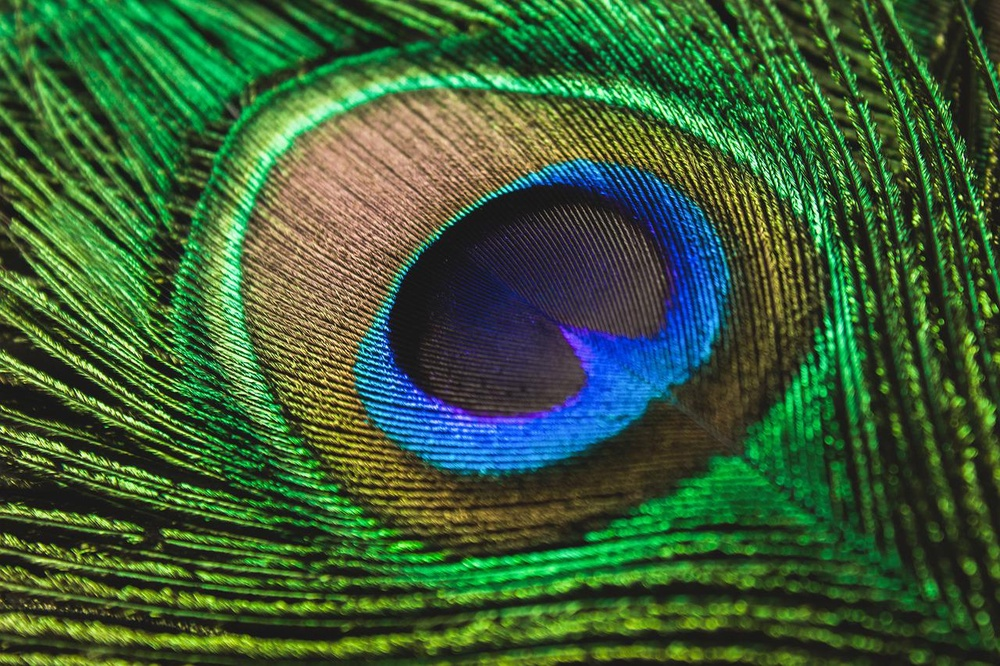
#> input picture Assignments/Assignment-5/pea.jpg, 1000 x 666 px, shrunk from 1280 x 853 before the run, found by its file name
$ python imageProc.py
#> lines starting #> are read from the running program, lines starting #| are printed output that depends on the picture; after the words box and inside, x2 and y2 are one past the last pixel; in counts of white or black regions, pixels touching at a corner belong together
import matplotlib.pyplot as plt
import cv2

def main():

    img_path = '/home/mayabee/Documents/DIP_Lab/Assignments/Assignment-5/pea.jpg'
    print(img_path)
    rgb = plt.imread(img_path)
#> rgb is the input picture: shape (666, 1000, 3); mean R, G, B 58.8, 93, 54.6
    print("Rgb",rgb.shape, rgb.max(), rgb.min())
#| Rgb (666, 1000, 3) 255 0

    red = rgb[:, :, 0]
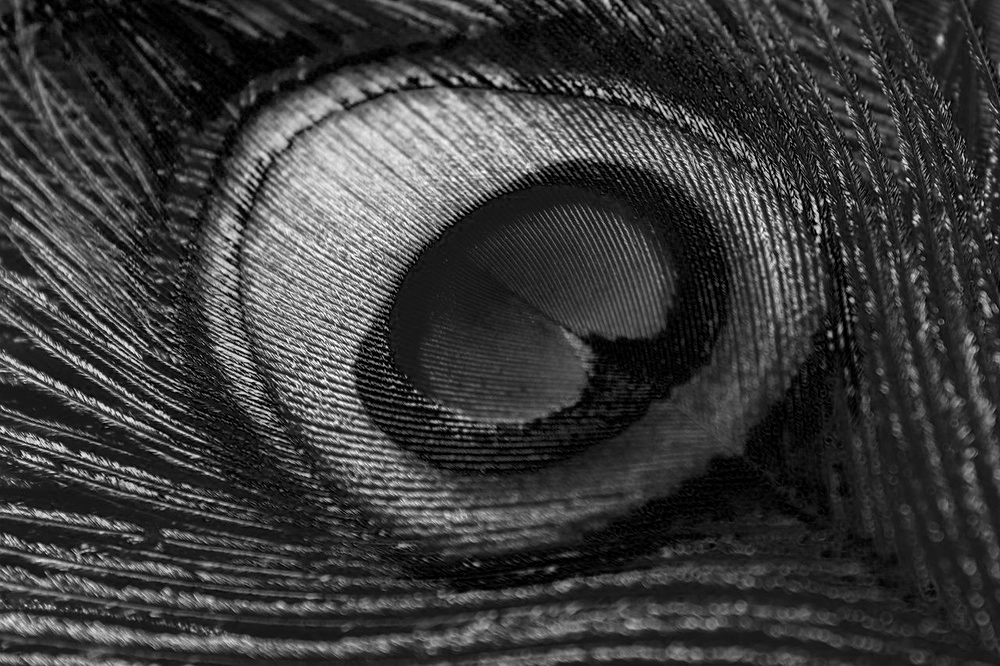
#> red: shape (666, 1000); min 0, max 255, mean 58.8
    green = rgb[:, :, 1]
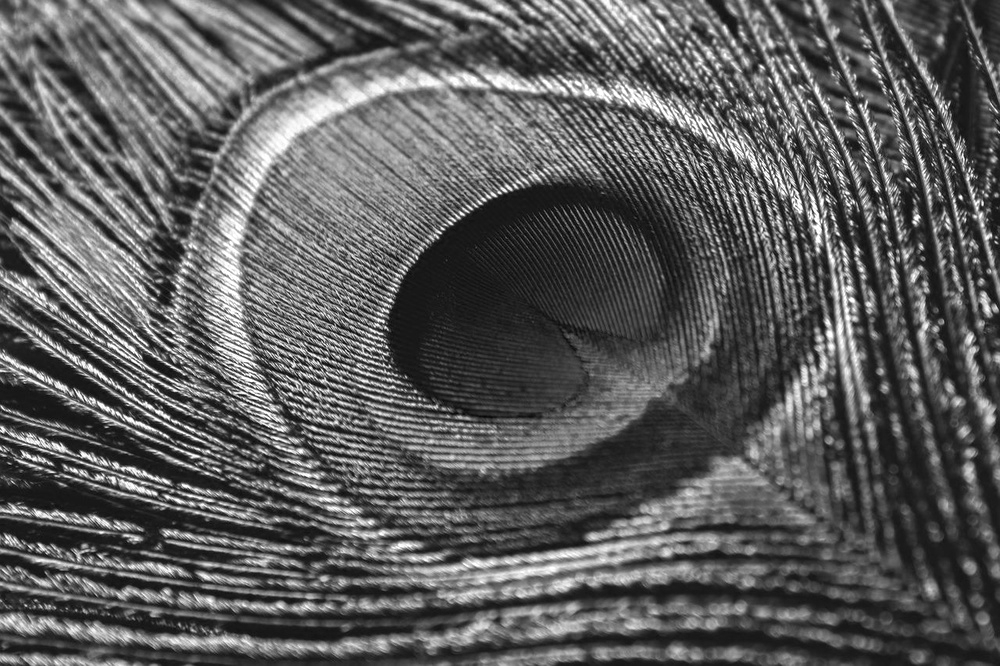
#> green: shape (666, 1000); min 0, max 255, mean 93
    blue = rgb[:, :, 2]
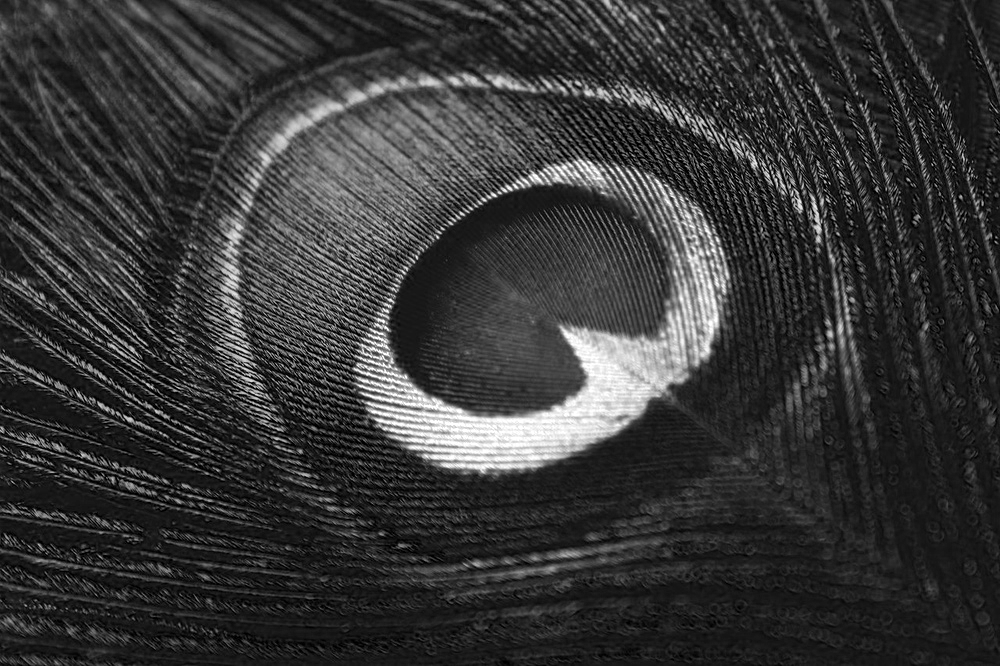
#> blue: shape (666, 1000); min 0, max 255, mean 54.6
    print(red.shape, red.max(), red.min())
#| (666, 1000) 255 0

    grayscale = cv2.cvtColor(rgb, cv2.COLOR_RGB2GRAY)
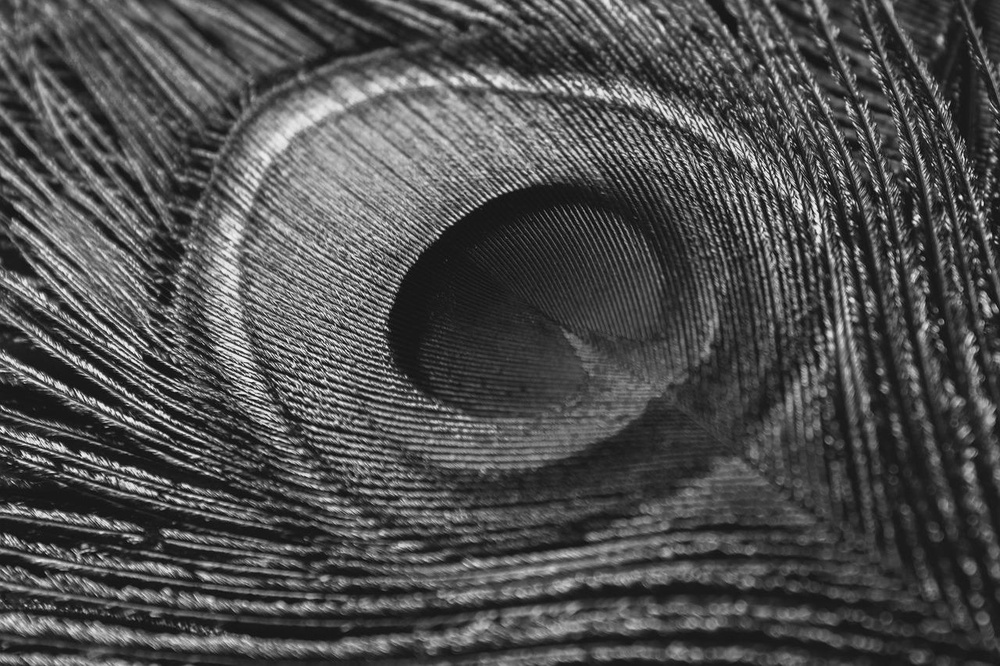
#> grayscale: shape (666, 1000); min 3, max 251, mean 78.4
    print(grayscale.shape, grayscale.max(), grayscale.min())
#| (666, 1000) 251 3
    _, binary = cv2.threshold(grayscale, 50, 255, cv2.THRESH_BINARY)
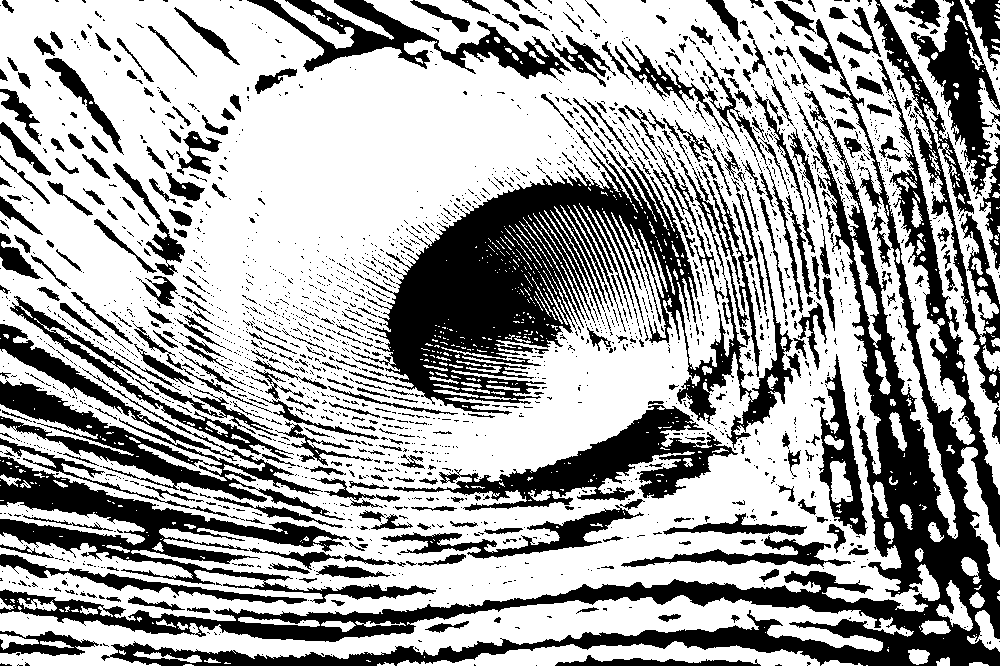
#> binary: shape (666, 1000); 64.7% white; 2276 black regions (1878 under 20 px), largest, box (x1, y1, x2, y2) and area: (0, 19, 1000, 666) 60109, (349, 130, 793, 450) 41526, (0, 456, 436, 604) 13751

    img_set = [rgb, red, green, blue, grayscale, binary]
    title_set = ['RGB', 'Reds', 'Greens', 'Blues', 'gray', 'binary']
    plt.figure(figsize = (10, 10))
    for i in range(6):
        plt.subplot(2, 3,  i + 1)
        plt.title(title_set[i])
        ch = len(img_set[i].shape)
        if (ch == 3):
            plt.imshow(img_set[i])
        else:
            plt.imshow(img_set[i], cmap = title_set[i])
    plt.savefig("aim1.jpg")
    plt.show()
    print(rgb.max())
#| 255
    plt.figure(figsize = (10, 10))
    for i in range(6):
        plt.subplot(2, 3,i + 1)
        plt.title(title_set[i])
        plt.hist(img_set[i].ravel(),256 ,[0,256]);
        # plt.hist(img.ravel(), 256, [0,356])
    plt.savefig("a1.jpg")
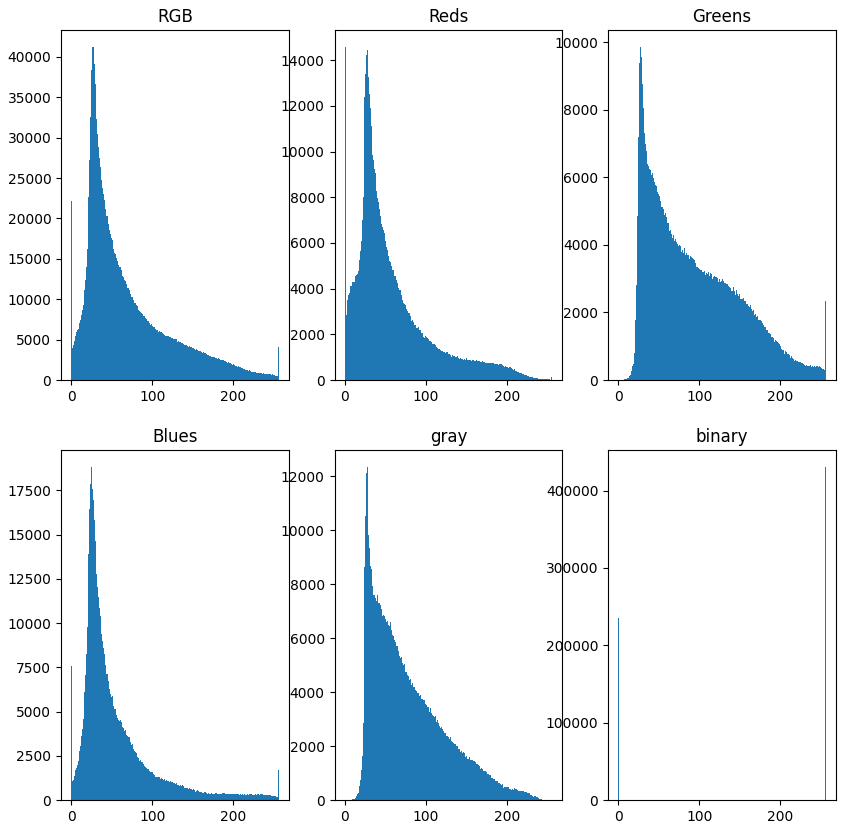
#> figure drawn by matplotlib, 6 panels; panel 1: tallest bar 41268 high, from x = 27 to 28; panel 2: tallest bar 14597 high, from x = 0 to 1; panel 3: tallest bar 9864 high, from x = 27 to 28; panel 4: tallest bar 18839 high, from x = 24 to 25
    plt.show()

if __name__ == '__main__':
    main()

$ run again, with Assignments/Assignment-5/img1.jpg copied over Assignments/Assignment-5/pea.jpg
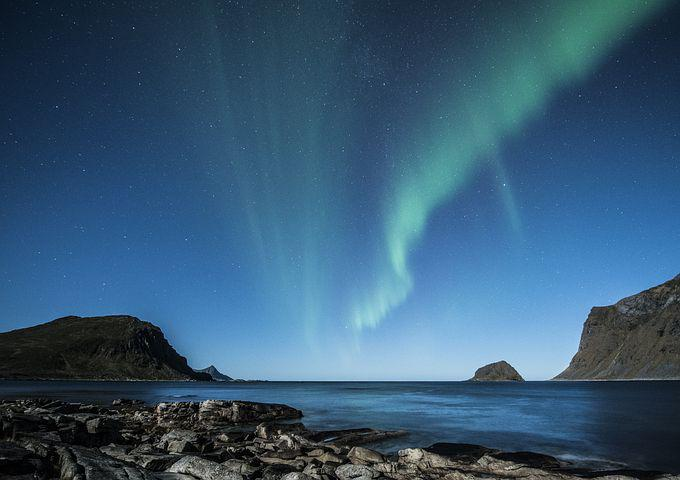
#> input picture Assignments/Assignment-5/img1.jpg, 680 x 480 px, found by its file name
#> in main, rgb is the input picture: shape (480, 680, 3); mean R, G, B 54.7, 89, 115.9
#| Rgb (480, 680, 3) 255 0
#> in main, `blue = rgb[:, :, 2]`:
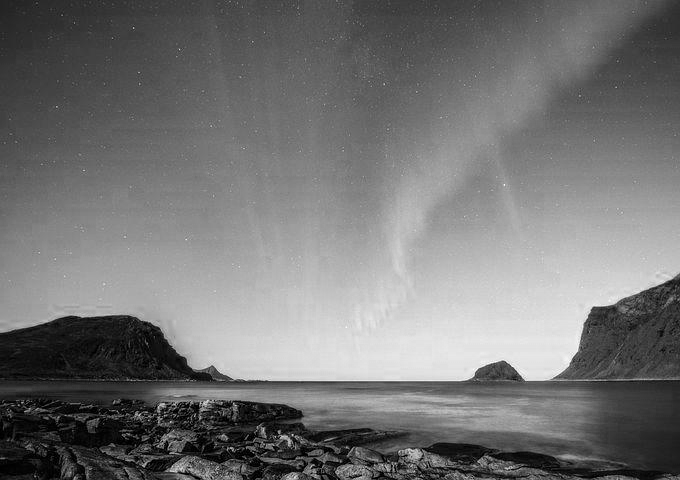
#> blue: shape (480, 680); min 0, max 255, mean 115.9
#| (480, 680) 234 0
#| (480, 680) 233 0
#> in main, `_, binary = cv2.threshold(grayscale, 50, 255, cv2.THRESH_BINARY)`:
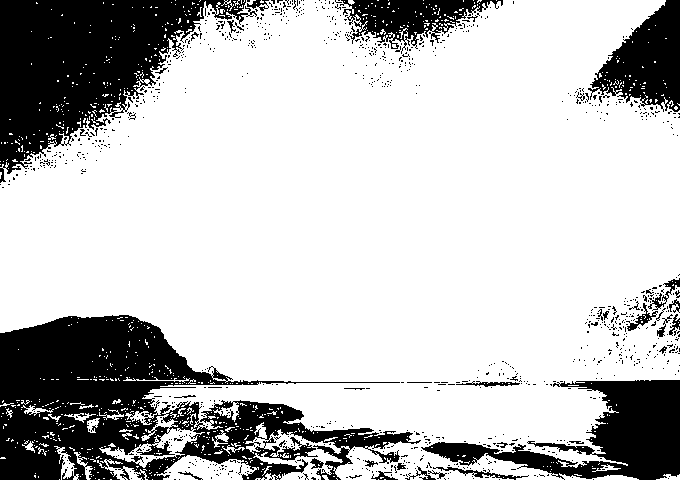
#> binary: shape (480, 680); 75.8% white; 987 black regions (948 under 20 px), largest, box (x1, y1, x2, y2) and area: (0, 315, 421, 480) 31905, (0, 0, 257, 183) 22100, (421, 380, 680, 480) 10542
#| 255
